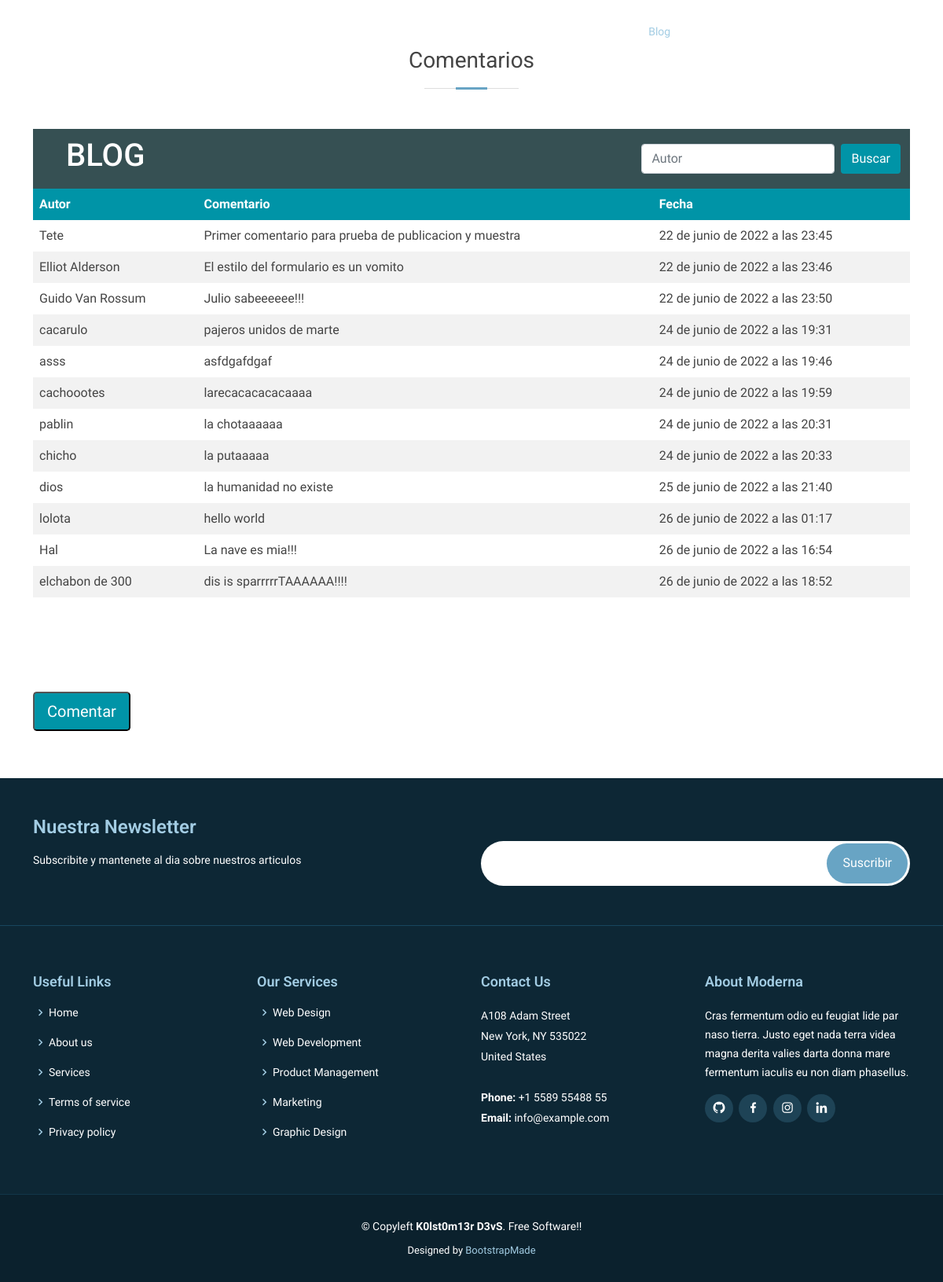
The page /blog on the database as committed earlier.
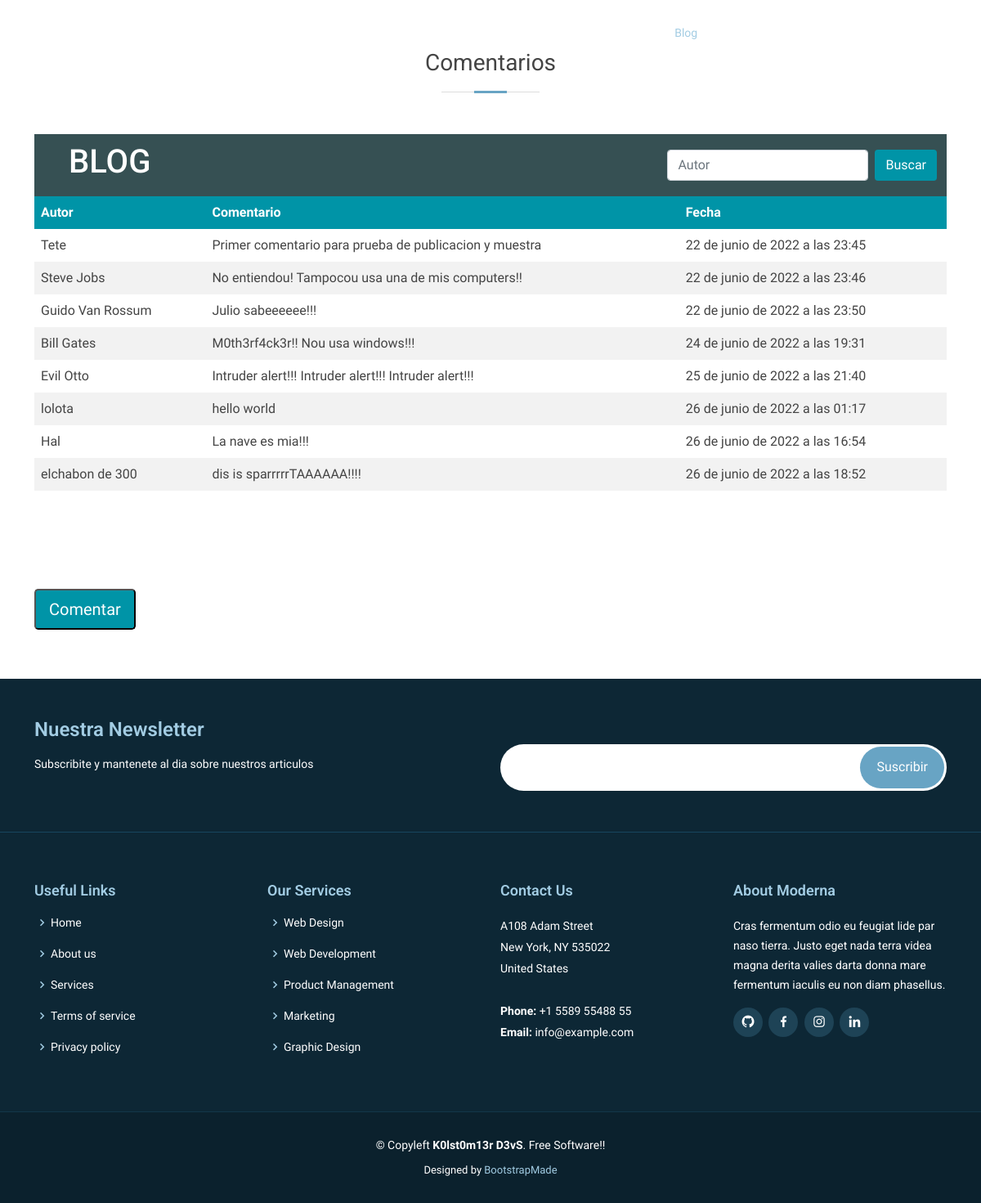
The same page on the database as committed later.
### DjangoApp/models.py (models this page shows, shortened)
class Comentarios(models.Model):
    nombre = models.CharField(max_length=40)
    comentario = models.TextField()
    creado = models.DateTimeField(auto_now_add=True)

### DjangoApp/views.py (the view, shortened to what this page needs)
# urls.py: path('blog',views.blog, name="blog"),
def blog(request):
    if request.method == "POST":
        form = SubscribForm(request.POST)
        if form.is_valid():
            form.save()
            return redirect('suscripciones')
    else:
        form = SubscribForm()
    comentarios = Comentarios.objects.all()
    ctx = {"comentarios": comentarios, "form": form,}
    return render(request, 'DjangoApp/blog.html', ctx)

### DjangoApp/forms.py
class SubscribForm(forms.ModelForm):
    class Meta:
        model = Subscripcion
        fields = ('email',)

### DjangoApp/templates/DjangoApp/blog.html (shortened to what this page needs)
{% extends "DjangoApp/base.html" %}
{% load static %}
{% block contenido %}
<section class="features">
    <div class="container">
        <div class="row" data-aos="fade-up">
            <div class="section-title">
                <h2>Comentarios</h2>
            </div>
        </div>
        <nav class="navbar" style="background-color: #365053;">
                <div class="container-fluid">
                    <a class="navbar-brand"><h1>BLOG</h1></a>
                      <form class="d-flex"   method="post">
                        <input class="form-control me-2" name="buscar" placeholder="Autor" aria-label="Search">
                        <button class="btn"  style="background-color: #0094a7; color: white" type="submit">Buscar</button>
                      </form>
                </div>
            </nav>
        <table>
            <thead>
                <th>Autor</th>
                <th>Comentario</th>
                <th>Fecha</th>
            </thead>
            {% for comentario in comentarios %}
            <tr>
                <td>{{comentario.nombre}}</td>
                <td>{{comentario.comentario}}</td>
                <td>{{comentario.creado}}</td>
            </tr>
            {% endfor %}
        </table>
    </div>
</section>
<section class="">
    <div class="container">
        <div class="row">
            <a href="{% url 'comentarios' %}"><button class="btn-lg" style="background-color: #0094a7; color: white" type="submit">Comentar</button></a>
        </div>
    </div>
</section>
{% endblock %}

### DjangoApp/templates/DjangoApp/base.html (shortened to what this page needs)
<!DOCTYPE html>
<html lang="en">
<head>
  {% load static %}
  <link href="{% static 'DjangoApp/assets/vendor/animate.css/animate.min.css' %}" rel="stylesheet">
  <link href="{% static 'DjangoApp/assets/vendor/aos/aos.css' %}" rel="stylesheet">
  <link href="{% static 'DjangoApp/assets/vendor/bootstrap/css/bootstrap.min.css' %}" rel="stylesheet">
  <link href="{% static 'DjangoApp/assets/vendor/bootstrap-icons/bootstrap-icons.css' %}" rel="stylesheet">
  <link href="{% static 'DjangoApp/assets/vendor/boxicons/css/boxicons.min.css' %}" rel="stylesheet">
  <link href="{% static 'DjangoApp/assets/vendor/glightbox/css/glightbox.min.css' %}" rel="stylesheet">
  <link href="{% static 'DjangoApp/assets/vendor/swiper/swiper-bundle.min.css' %}" rel="stylesheet">
  <link href="{% static 'DjangoApp/assets/css/style.css' %}" rel="stylesheet">
</head>
<body>
  <header id="header" class="fixed-top d-flex align-items-center header-transparent">
    <div class="container d-flex justify-content-between align-items-center">
      <div class="logo">
        <h1 class="text-light"><a href="{% url 'index' %}"><span>k0lst0m13r</span></a></h1>
      </div>
      <nav id="navbar" class="navbar">
        <ul>
          <li><a class="{% if request.path == '/' %}active{% endif %}" href="{% url 'index' %}">Home</a></li>
          <li><a class="{% if request.path == '/servicios' %}active{% endif %}" href="{% url 'servicios' %}">Servicios</a></li>
          <li><a class="{% if request.path == '/portfolio' %}active{% endif %}" href="{% url 'portfolio' %}">Portfolio</a></li>
          <li><a class="{% if request.path == '/blog' %}active{% endif %}" href="{% url 'blog' %}">Blog</a></li>
          <li><a class="{% if request.path == '/contacto' %}active{% endif %}" href="{% url 'contacto' %}">Contacto</a></li>
          {% if user.is_authenticated %}
            <li><a href=""><i class="bi bi-person-circle mx-2"></i><b>{{user.username}}</b></a></li>
            <li><a href="{% url 'logout' %}"><b>Cerrar Sesión</b></a></li>
          {% else %}
            <li><a href="{% url 'login' %}"><b>Iniciar Sesión</b></a></li>
            <li><a href="{% url 'registro' %}"><b>Registrarse</b></a></li>
          {% endif %}
        </ul>
      </nav>
    </div>
  </header>
     {% block contenido %}
     {% endblock %}
    <footer id="footer" data-aos="fade-up" data-aos-easing="ease-in-out" data-aos-duration="500">
            <div class="footer-newsletter">
              <div class="container">
                <div class="row">
                  <div class="col-lg-6">
                    <h4>Nuestra Newsletter</h4>
                    <p>Subscribite y mantenete al dia sobre nuestros articulos</p>
                  </div>
                  <div class="col-lg-6">
                    <form method="POST" >
                         {{ form.as_p }}
                      <input type="submit" value="Suscribir">
                    </form>
                  </div>
                </div>
              </div>
            </div>
            <div class="footer-top">
              <div class="container">
                <div class="row">
                  <div class="col-lg-3 col-md-6 footer-links">
                    <h4>Useful Links</h4>
                    <ul>
                      <li><i class="bx bx-chevron-right"></i> <a href="#">Home</a></li>
                      <li><i class="bx bx-chevron-right"></i> <a href="#">About us</a></li>
                      <li><i class="bx bx-chevron-right"></i> <a href="#">Services</a></li>
                      <li><i class="bx bx-chevron-right"></i> <a href="#">Terms of service</a></li>
                      <li><i class="bx bx-chevron-right"></i> <a href="#">Privacy policy</a></li>
                    </ul>
                  </div>
                  <div class="col-lg-3 col-md-6 footer-links">
                    <h4>Our Services</h4>
                    <ul>
                      <li><i class="bx bx-chevron-right"></i> <a href="#">Web Design</a></li>
                      <li><i class="bx bx-chevron-right"></i> <a href="#">Web Development</a></li>
                      <li><i class="bx bx-chevron-right"></i> <a href="#">Product Management</a></li>
                      <li><i class="bx bx-chevron-right"></i> <a href="#">Marketing</a></li>
                      <li><i class="bx bx-chevron-right"></i> <a href="#">Graphic Design</a></li>
                    </ul>
                  </div>
                  <div class="col-lg-3 col-md-6 footer-contact">
                    <h4>Contact Us</h4>
                    <p>
                      A108 Adam Street <br>
                      New York, NY 535022<br>
                      United States <br><br>
                      <strong>Phone:</strong> +1 5589 55488 55<br>
                      <strong>Email:</strong> info@example.com<br>
                    </p>
                  </div>
                  <div class="col-lg-3 col-md-6 footer-info">
                    <h3>About Moderna</h3>
                    <p>Cras fermentum odio eu feugiat lide par naso tierra. Justo eget nada terra videa magna derita valies darta donna mare fermentum iaculis eu non diam phasellus.</p>
                    <div class="social-links mt-3">
                      <a href="#" class="twitter"><i class="bx bxl-github"></i></a>
                      <a href="#" class="facebook"><i class="bx bxl-facebook"></i></a>
                      <a href="#" class="instagram"><i class="bx bxl-instagram"></i></a>
                      <a href="#" class="linkedin"><i class="bx bxl-linkedin"></i></a>
                    </div>
                  </div>
                </div>
              </div>
            </div>
            <div class="container">
              <div class="copyright">
                &copy; Copyleft <strong><span>K0lst0m13r D3vS</span></strong>. Free Software!!
              </div>
              <div class="credits">
                Designed by <a href="https://bootstrapmade.com/">BootstrapMade</a>
              </div>
            </div>
          </footer>
        </body>
        </html>

### DjangoApp/static/DjangoApp/assets/css/style.css (style rules this page uses)
body { font-family: "Open Sans", sans-serif; color: #444; }
a { color: #4fa6d5; text-decoration: none; }
h1, h2, h3, h4, h5, h6, .font-primary { font-family: "Roboto", sans-serif; }
#header { height: 80px; transition: all 0.5s; z-index: 997; transition: all 0.5s; background: #1e4356; }
#header.header-transparent { background: none; }
#header .logo h1 { font-size: 28px; margin: 0; padding: 4px 0; line-height: 1; font-weight: 400; letter-spacing: 3px; text-transform: uppercase; }
#header .logo h1 a, #header .logo h1 a:hover { color: #fff; text-decoration: none; }
.navbar { padding: 0; }
.navbar ul { margin: 0; padding: 0; display: flex; list-style: none; align-items: center; }
.navbar li { position: relative; }
.navbar a, .navbar a:focus { display: flex; align-items: center; justify-content: space-between; padding: 10px 0 10px 30px; font-family: "Open Sans", sans-serif; font-size: 14px; color: #fff; white-space: nowrap; transition: 0.3s; }
.navbar a:hover, .navbar .active, .navbar .active:focus, .navbar li:hover > a { color: #a2cce3; }
section { padding: 60px 0; }
.section-title { text-align: center; padding-bottom: 30px; }
.section-title h2 { font-size: 28px; font-weight: 400; margin-bottom: 20px; padding-bottom: 20px; position: relative; }
.section-title h2::before { content: ""; position: absolute; display: block; width: 120px; height: 1px; background: #ddd; bottom: 1px; left: calc(50% - 60px); }
.section-title h2::after { content: ""; position: absolute; display: block; width: 40px; height: 3px; background: #68A4C4; bottom: 0; left: calc(50% - 20px); }
#footer { background: #0b212d; padding: 0 0 30px 0; color: #fff; font-size: 14px; }
#footer .footer-newsletter { padding: 50px 0; background: #0d2735; }
#footer .footer-newsletter h4 { font-size: 24px; margin: 0 0 20px 0; padding: 0; line-height: 1; font-weight: 600; color: #a2cce3; }
#footer .footer-newsletter form { margin-top: 30px; background: #fff; padding: 6px 10px; position: relative; border-radius: 50px; }
#footer .footer-newsletter form input[type=email] { border: 0; padding: 4px; width: calc(100% - 100px); }
#footer .footer-newsletter form input[type=submit] { position: absolute; top: 0; right: 0; bottom: 0; border: 0; background: none; font-size: 16px; padding: 0 20px; margin: 3px; background: #68A4C4; color: #fff; transition: 0.3s; border-radius: 50px; }
#footer .footer-top { background: #0d2735; border-top: 1px solid #17455e; border-bottom: 1px solid #123649; padding: 60px 0 30px 0; }
#footer .footer-top .footer-info { margin-bottom: 30px; }
#footer .footer-top .footer-info h3 { font-size: 18px; margin: 0 0 20px 0; padding: 2px 0 2px 0; line-height: 1; color: #a2cce3; font-weight: 600; }
#footer .footer-top .footer-info p { font-size: 14px; line-height: 24px; margin-bottom: 0; font-family: "Roboto", sans-serif; color: #fff; }
#footer .footer-top .social-links a { font-size: 18px; display: inline-block; background: #1e4356; color: #fff; line-height: 1; padding: 8px 0; margin-right: 4px; border-radius: 50%; text-align: center; width: 36px; height: 36px; transition: 0.3s; }
#footer .footer-top h4 { font-size: 18px; font-weight: 600; color: #a2cce3; position: relative; padding-bottom: 12px; }
#footer .footer-top .footer-links { margin-bottom: 30px; }
#footer .footer-top .footer-links ul { list-style: none; padding: 0; margin: 0; }
#footer .footer-top .footer-links ul i { padding-right: 2px; color: #a2cce3; font-size: 18px; line-height: 1; }
#footer .footer-top .footer-links ul li { padding: 10px 0; display: flex; align-items: center; }
#footer .footer-top .footer-links ul li:first-child { padding-top: 0; }
#footer .footer-top .footer-links ul a { color: #fff; transition: 0.3s; display: inline-block; line-height: 1; }
#footer .footer-top .footer-contact { margin-bottom: 30px; }
#footer .footer-top .footer-contact p { line-height: 26px; }
#footer .copyright { text-align: center; padding-top: 30px; }
#footer .credits { padding-top: 10px; text-align: center; font-size: 13px; color: #fff; }
#footer .credits a { color: #a2cce3; }

### DjangoApp/templates/DjangoApp/blog.html (style rules this page uses)
table { border-collapse: collapse; width: 100%; }
th, td { text-align: left; padding: 8px; }
tr:nth-child(even) { background-color: #f2f2f2 }
th { background-color: #0094a7; color: white; }

Rows that differ between the two databases and show on the page:
removed Comentarios: nombre "asss", comentario "asfdgafdgaf", creado "24 de junio de 2022 a las 19:46"
removed Comentarios: nombre "cachoootes", comentario "larecacacacacaaaa", creado "24 de junio de 2022 a las 19:59"
removed Comentarios: nombre "pablin", comentario "la chotaaaaaa", creado "24 de junio de 2022 a las 20:31"
removed Comentarios: nombre "chicho", comentario "la putaaaaa", creado "24 de junio de 2022 a las 20:33"
changed Comentarios: nombre "Elliot Alderson" → "Steve Jobs"; comentario "El estilo del formulario es un vomito" → "No entiendou! Tampocou usa una de mis computers!!"
changed Comentarios: nombre "cacarulo" → "Bill Gates"; comentario "pajeros unidos de marte" → "M0th3rf4ck3r!! Nou usa windows!!!"
changed Comentarios: nombre "dios" → "Evil Otto"; comentario "la humanidad no existe" → "Intruder alert!!! Intruder alert!!! Intruder alert!!!"
